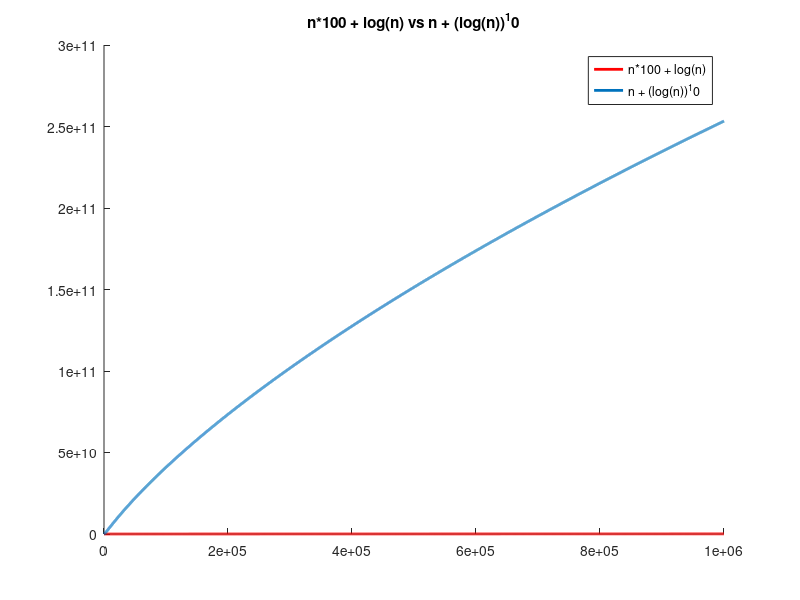
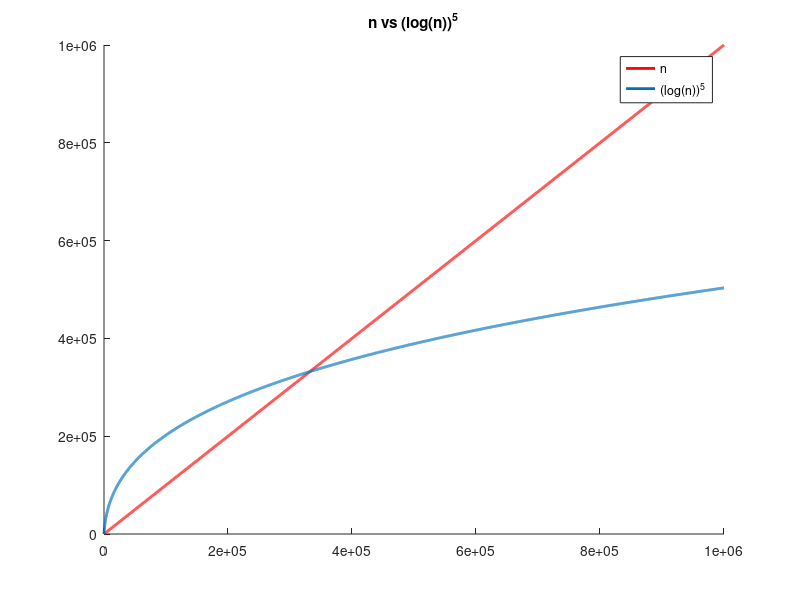
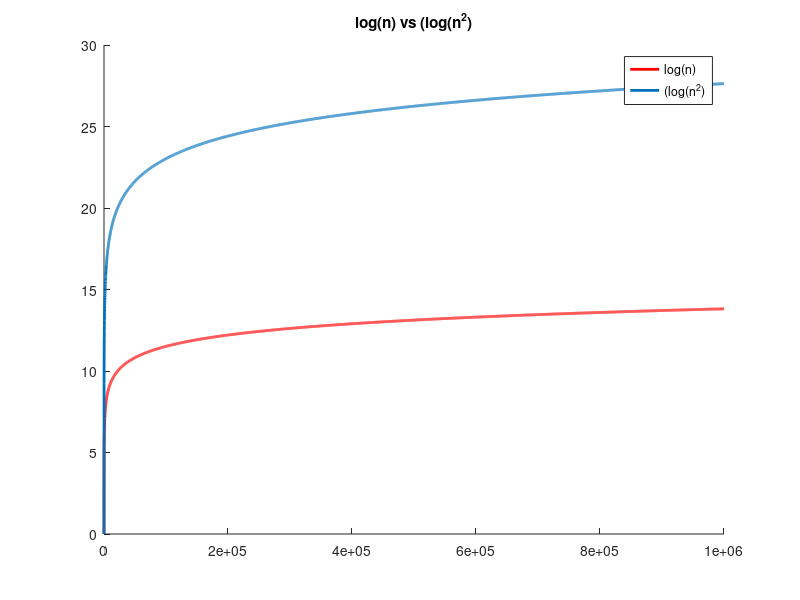

These charts were generated, in order, by the following MATLAB code:
function m = AA_testing()

	A = linspace(1,1000000,10000);
	f = A;
	g = log(A).^5;
	hold
	plot(A,f,'r','LineWidth',2);
	plot(A,g,'LineWidth',2);
	title('n vs (log(n))^5')
	legend('n','(log(n))^5');

	f = log(A);
	g = log(A.^2);
	figure()
	hold
	plot(A,f,'r','LineWidth',2);
	plot(A,g,'LineWidth',2);
	title('log(n) vs (log(n^2)')
	legend('log(n)','(log(n^2)');

	f = A.*100 + log(A);
	g = A + log(A).^10;
	figure()
	hold
	plot(A,f,'r','LineWidth',2);
	plot(A,g,'LineWidth',2);
	title('n*100 + log(n) vs n + (log(n))^10')
	legend('n*100 + log(n)','n + (log(n))^10');

print("test");

endfunction
